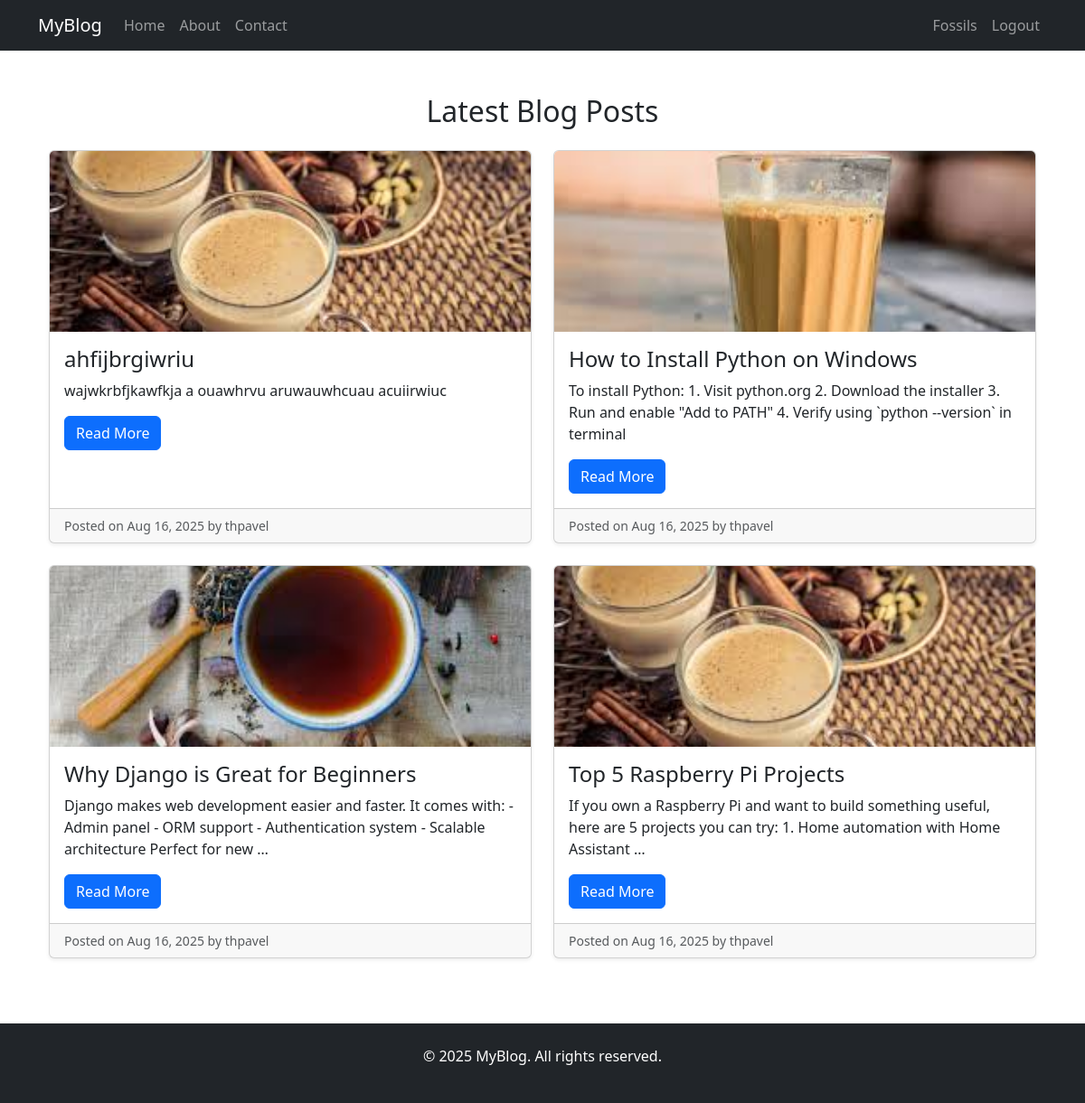
Screenshot of / (signed in) with the database file from the repository.
### blog/models.py (models this page shows, shortened)
class Post(models.Model):
    title = models.CharField(max_length=200)
    image = models.ImageField(upload_to='blog_images/', blank=True, null=True)
    content = models.TextField()
    created_at = models.DateTimeField(auto_now_add=True)
    author = models.ForeignKey(User, on_delete=models.CASCADE)
    likes = models.ManyToManyField(User, related_name='post_likes', blank=True)

### blog/views.py (the view)
# urls.py: path('', views.home, name='home'),
def home(request):
    posts = Post.objects.all().order_by('-created_at')
    return render(request, 'blog/home.html', {'posts': posts})

### blog/templates/blog/home.html (shortened to what this page needs)
{% extends "blog/base.html" %}
{% block content %}
<div class="container mt-5">
  <h2 class="text-center mb-4">Latest Blog Posts</h2>
  <div class="row">
    {% for post in posts %}
      <div class="col-md-6 mb-4">
        <div class="card h-100 shadow-sm">
          {% if post.image %}
            <img src="{{ post.image.url }}" class="card-img-top img-fluid" style="max-height: 200px; object-fit: cover;" alt="{{ post.title }}">
          {% endif %}
          <div class="card-body">
            <h4 class="card-title">{{ post.title }}</h4>
            <p class="card-text">{{ post.content|truncatewords:25 }}</p>
            <a href="{% url 'post_detail' post.id %}" class="btn btn-primary">Read More</a>
          </div>
          <div class="card-footer text-muted small">
            Posted on {{ post.created_at|date:"M d, Y" }} by {{ post.author }}
          </div>
        </div>
      </div>
    {% empty %}
      <p>No posts available.</p>
    {% endfor %}
  </div>
</div>
{% endblock %}

### blog/templates/blog/base.html (shortened to what this page needs)
<!DOCTYPE html>
<html lang="en">
<head>
    <link href="https://cdn.jsdelivr.net/npm/bootstrap@5.3.0/dist/css/bootstrap.min.css" rel="stylesheet">
</head>
<body>
<nav class="navbar navbar-expand-lg navbar-dark bg-dark mb-4">
    <div class="container">
        <a class="navbar-brand" href="{% url 'home' %}">MyBlog</a>
        <div class="collapse navbar-collapse" id="navbarNav">
            <ul class="navbar-nav me-auto">
                <li class="nav-item"><a class="nav-link" href="{% url 'home' %}">Home</a></li>
                <li class="nav-item"><a class="nav-link" href="#">About</a></li>
                <li class="nav-item"><a class="nav-link" href="#">Contact</a></li>
            </ul>
            <ul class="navbar-nav">
                {% if user.is_authenticated %}
                    <li class="nav-item"><a class="nav-link" href="#">{{ user.username }}</a></li>
                    <li class="nav-item"><a class="nav-link" href="{% url 'logout' %}">Logout</a></li>
                {% else %}
                    <li class="nav-item"><a class="nav-link" href="{% url 'login' %}">Login</a></li>
                    <li class="nav-item"><a class="nav-link" href="{% url 'signup' %}">Signup</a></li>
                {% endif %}
            </ul>
        </div>
    </div>
</nav>
<div class="container">
    {% block content %}{% endblock %}
</div>
<footer class="bg-dark text-white mt-5 p-4 text-center">
    <p>&copy; 2025 MyBlog. All rights reserved.</p>
</footer>
</body>
</html>

### rows the page displays
Post: image (picture), title "ahfijbrgiwriu", content "wajwkrbfjkawfkja a ouawhrvu aruwauwhcuau acuiirwiuc", created_at "Aug 16, 2025", author "thpavel"
Post: image (picture), title "How to Install Python on Windows", content "To install Python: 1. Visit python.org 2. Download the installer 3. Run and enable \"Add to PATH\" 4. Verify using `python --version` in terminal", created_at "Aug 16, 2025", author "thpavel"
Post: image (picture), title "Why Django is Great for Beginners", content "Django makes web development easier and faster. It comes with: - Admin panel - ORM support - Authentication system - Scalable architecture Perfect for new …", created_at "Aug 16, 2025", author "thpavel"
Post: image (picture), title "Top 5 Raspberry Pi Projects", content "If you own a Raspberry Pi and want to build something useful, here are 5 projects you can try: 1. Home automation with Home Assistant …", created_at "Aug 16, 2025", author "thpavel"

### other values shown
{{ user.username }} "Fossils"
